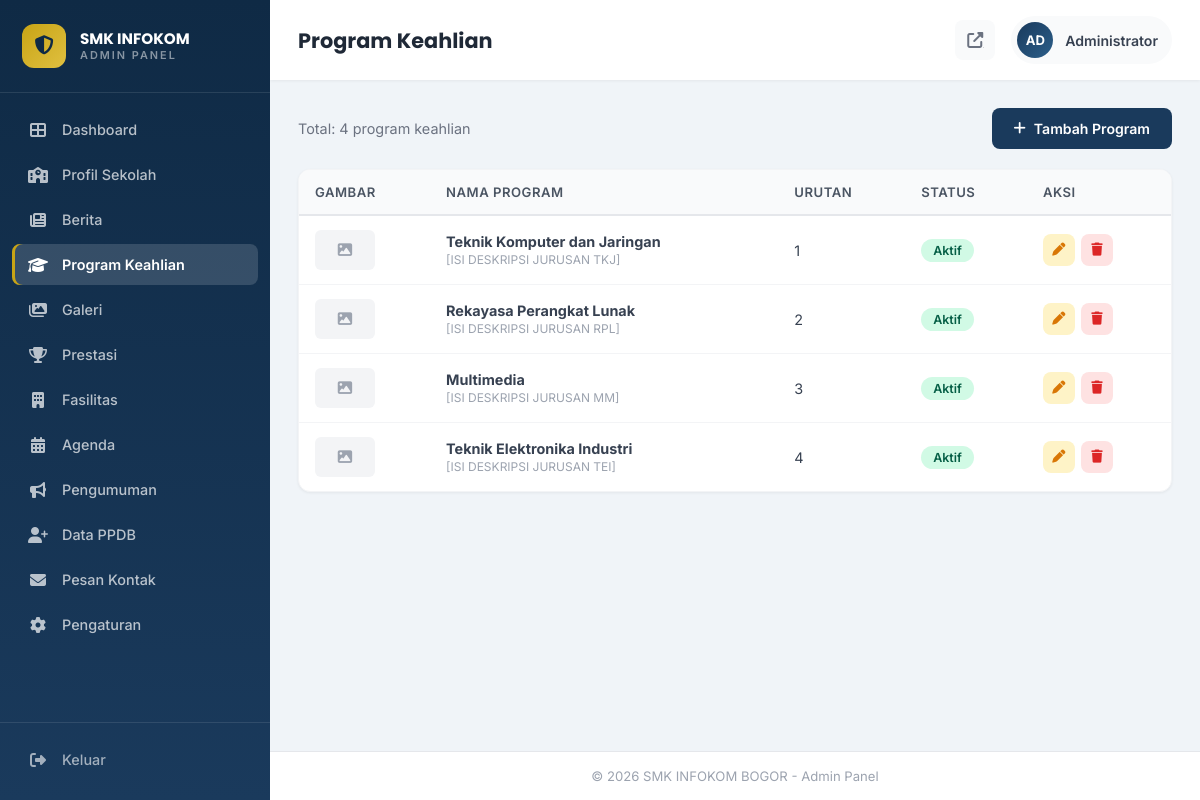
/admin/program-admin.php (signed in), run on the app's committed database.
### tables this page shows
CREATE TABLE IF NOT EXISTS programs (
    id INT AUTO_INCREMENT PRIMARY KEY,
    nama_program VARCHAR(200) NOT NULL,
    slug VARCHAR(200) NOT NULL UNIQUE,
    deskripsi TEXT,
    keunggulan TEXT,
    gambar VARCHAR(255),
    sort_order INT DEFAULT 0,
    is_active TINYINT(1) DEFAULT 1,
    created_at TIMESTAMP DEFAULT CURRENT_TIMESTAMP,
    updated_at TIMESTAMP DEFAULT CURRENT_TIMESTAMP ON UPDATE CURRENT_TIMESTAMP
);

### config/database.php (called while the page is built, shortened)
<?php
try {
    $dsn = "mysql:host=" . DB_HOST . ";dbname=" . DB_NAME . ";charset=" . DB_CHARSET;
    $options = [
        PDO::ATTR_ERRMODE            => PDO::ERRMODE_EXCEPTION,
        PDO::ATTR_DEFAULT_FETCH_MODE => PDO::FETCH_ASSOC,
        PDO::ATTR_EMULATE_PREPARES   => false,
        PDO::MYSQL_ATTR_INIT_COMMAND => "SET NAMES utf8mb4 COLLATE utf8mb4_unicode_ci"
    ];
    $pdo = new PDO($dsn, DB_USER, DB_PASS, $options);
} catch (PDOException $e) {
    error_log("Database Connection Error: " . $e->getMessage());
    die("<div style='padding:40px;text-align:center;font-family:sans-serif;'>
        <h2>⚠️ Koneksi Database Gagal</h2>
        <p>Pastikan MySQL sudah berjalan dan database <strong>smk_infokom</strong> sudah di-import.</p>
        <p><small>Error: " . htmlspecialchars($e->getMessage()) . "</small></p>
    </div>");
}
function db_query($sql, $params = []) {
    global $pdo;
    $stmt = $pdo->prepare($sql);
    $stmt->execute($params);
    return $stmt;
}
function db_fetch_all($sql, $params = []) {
    $stmt = db_query($sql, $params);
    return $stmt->fetchAll();
}

### includes/functions.php (called while the page is built, shortened)
<?php
require_once __DIR__ . '/../config/database.php';
function e($string) {
    return htmlspecialchars($string ?? '', ENT_QUOTES, 'UTF-8');
}
function truncate($text, $length = 150, $suffix = '...') {
    if (mb_strlen($text) <= $length) return $text;
    return mb_substr($text, 0, $length) . $suffix;
}

### admin/program-admin.php (the view, shortened to what this page needs)
<?php
require_once __DIR__ . '/../includes/admin-header.php';
$action = $_GET['action'] ?? 'list';
if ($action === 'list') {
    $programs = db_fetch_all("SELECT * FROM programs ORDER BY sort_order ASC");
    ?>
    <div class="toolbar">
        <span style="color:var(--admin-gray-500);font-size:0.9rem;">Total: <?= count($programs) ?> program keahlian</span>
        <a href="?action=create" class="btn btn-primary"><i class="fas fa-plus"></i> Tambah Program</a>
    </div>
    <div class="admin-card">
        <div class="admin-card-body" style="padding:0;">
            <?php if (!empty($programs)): ?>
            <div class="admin-table-wrapper">
                <table class="admin-table">
                    <thead><tr><th>Gambar</th><th>Nama Program</th><th>Urutan</th><th>Status</th><th>Aksi</th></tr></thead>
                    <tbody>
                        <?php foreach ($programs as $p): ?>
                        <tr>
                            <td>
                                <?php if ($p['gambar']): ?>
                                <img src="../assets/uploads/<?= e($p['gambar']) ?>" style="width:60px;height:40px;object-fit:cover;border-radius:6px;">
                                <?php else: ?><div style="width:60px;height:40px;background:var(--admin-gray-100);border-radius:6px;display:flex;align-items:center;justify-content:center;color:var(--admin-gray-400);"><i class="fas fa-image"></i></div><?php endif; ?>
                            </td>
                            <td><strong><?= e($p['nama_program']) ?></strong><br><small style="color:var(--admin-gray-400);"><?= e(truncate($p['deskripsi']??'',60)) ?></small></td>
                            <td><?= $p['sort_order'] ?></td>
                            <td><span class="badge <?= $p['is_active'] ? 'badge-active' : 'badge-inactive' ?>"><?= $p['is_active'] ? 'Aktif' : 'Nonaktif' ?></span></td>
                            <td>
                                <div class="action-btns">
                                    <a href="?action=edit&id=<?= $p['id'] ?>" class="action-btn edit"><i class="fas fa-pen"></i></a>
                                    <a href="?action=delete&id=<?= $p['id'] ?>" class="action-btn delete" data-confirm="Hapus program ini?"><i class="fas fa-trash"></i></a>
                                </div>
                            </td>
                        </tr>
                        <?php endforeach; ?>
                    </tbody>
                </table>
            </div>
            <?php else: ?>
            <div class="empty-state"><i class="fas fa-graduation-cap"></i><h3>Belum ada program keahlian</h3></div>
            <?php endif; ?>
        </div>
    </div>
    <?php
}
require_once __DIR__ . '/../includes/admin-footer.php'; ?>

### assets/css/admin.css (style rules this page uses)
:root { --admin-primary: #1a3a5c; --admin-primary-dark: #0f2a45; --admin-primary-light: #2c5f8a; --admin-accent: #c8a415; --admin-accent-light: #e0c040; --admin-white: #ffffff; --admin-bg: #f0f4f8; --admin-gray-50: #f9fafb; --admin-gray-100: #f3f4f6; --admin-gray-200: #e5e7eb; --admin-gray-300: #d1d5db; --admin-gray-400: #9ca3af; --admin-gray-500: #6b7280; --admin-gray-600: #4b5563; --admin-gray-700: #374151; --admin-gray-800: #1f2937; --admin-radius: 12px; --admin-radius-sm: 8px; --admin-shadow: 0 1px 3px rgba(0,0,0,0.06); --admin-shadow-md: 0 4px 12px rgba(0,0,0,0.08); --admin-shadow-lg: 0 10px 30px rgba(0,0,0,0.1); --admin-transition: all 0.3s cubic-bezier(0.4, 0, 0.2, 1); }
* { margin: 0; padding: 0; box-sizing: border-box; }
.admin-body { font-family: 'Inter', sans-serif; background: var(--admin-bg); color: var(--admin-gray-700); min-height: 100vh; display: flex; }
.admin-card { background: var(--admin-white); border-radius: var(--admin-radius); box-shadow: var(--admin-shadow); border: 1px solid var(--admin-gray-100); margin-bottom: 24px; overflow: hidden; }
.admin-card-body { padding: 24px; }
.btn { display: inline-flex; align-items: center; gap: 8px; padding: 10px 20px; border-radius: var(--admin-radius-sm); font-family: 'Inter', sans-serif; font-weight: 600; font-size: 0.88rem; cursor: pointer; border: 2px solid transparent; transition: var(--admin-transition); white-space: nowrap; text-decoration: none; }
.btn-primary { background: var(--admin-primary); color: var(--admin-white); }
.admin-table-wrapper { overflow-x: auto; }
.admin-table { width: 100%; border-collapse: collapse; font-size: 0.9rem; }
.admin-table thead th { background: var(--admin-gray-50); padding: 14px 16px; text-align: left; font-weight: 600; color: var(--admin-gray-600); font-size: 0.82rem; text-transform: uppercase; letter-spacing: 0.5px; border-bottom: 2px solid var(--admin-gray-200); white-space: nowrap; }
.admin-table tbody td { padding: 14px 16px; border-bottom: 1px solid var(--admin-gray-100); vertical-align: middle; }
.admin-table tbody tr:last-child td { border-bottom: none; }
.badge { display: inline-block; padding: 4px 12px; border-radius: 20px; font-size: 0.78rem; font-weight: 600; text-transform: capitalize; }
.badge-active { background: #d1fae5; color: #065f46; }
.action-btns { display: flex; gap: 6px; flex-wrap: nowrap; }
.action-btn { width: 32px; height: 32px; border-radius: var(--admin-radius-sm); display: flex; align-items: center; justify-content: center; border: none; cursor: pointer; font-size: 0.82rem; transition: var(--admin-transition); text-decoration: none; }
.action-btn.edit { background: #fef3c7; color: #d97706; }
.action-btn.delete { background: #fee2e2; color: #dc2626; }
.toolbar { display: flex; align-items: center; justify-content: space-between; gap: 12px; margin-bottom: 20px; flex-wrap: wrap; }

### data on the page
programs: nama_program "Teknik Komputer dan Jaringan", deskripsi "[ISI DESKRIPSI JURUSAN TKJ]", sort_order "1", is_active "Aktif"
programs: nama_program "Rekayasa Perangkat Lunak", deskripsi "[ISI DESKRIPSI JURUSAN RPL]", sort_order "2", is_active "Aktif"
programs: nama_program "Multimedia", deskripsi "[ISI DESKRIPSI JURUSAN MM]", sort_order "3", is_active "Aktif"
programs: nama_program "Teknik Elektronika Industri", deskripsi "[ISI DESKRIPSI JURUSAN TEI]", sort_order "4", is_active "Aktif"

### other printed values
$item['label'] "Dashboard"
$item['label'] "Profil Sekolah"
$item['label'] "Berita"
$item['label'] "Program Keahlian"
$item['label'] "Galeri"
$item['label'] "Prestasi"
$item['label'] "Fasilitas"
$item['label'] "Agenda"
$item['label'] "Pengumuman"
$item['label'] "Data PPDB"
$item['label'] "Pesan Kontak"
$item['label'] "Pengaturan"
$page_title "Program Keahlian"
substr($admin_name, 0, 2) "AD"
$admin_name "Administrator"
